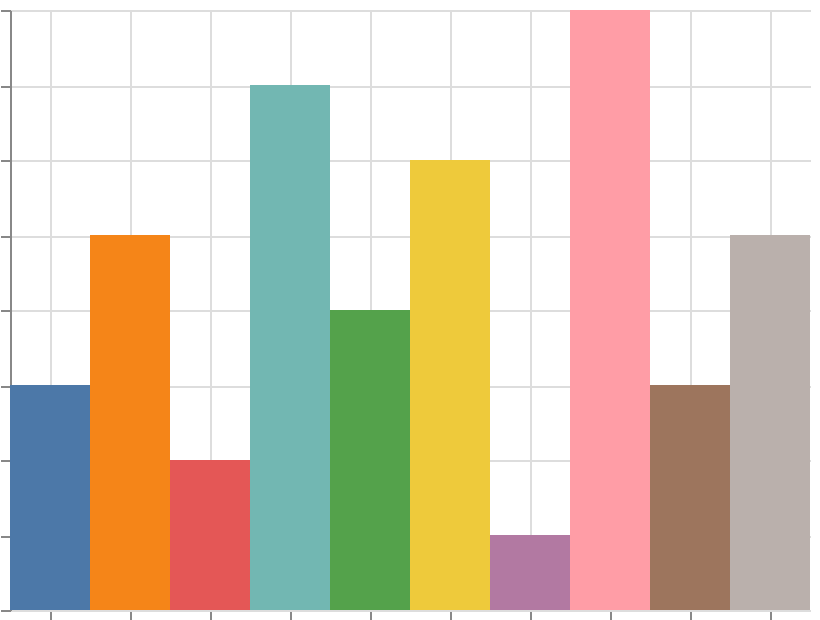

The Vega-Lite source for this figure:
### Vega specification from a JSON file in a GitHub repository (floating-point values rounded to 4 significant figures)
{"$schema": "https://vega.github.io/schema/vega/v6.json", "width": 400, "height": 300, "padding": 5, "autosize": "none", "data": [{"name": "table", "values": [{"cat": "A", "val": 3}, {"cat": "B", "val": 5}, {"cat": "C", "val": 2}, {"cat": "D", "val": 7}, {"cat": "E", "val": 4}, {"cat": "F", "val": 6}, {"cat": "G", "val": 1}, {"cat": "H", "val": 8}, {"cat": "I", "val": 3}, {"cat": "J", "val": 5}]}], "scales": [{"name": "x", "type": "band", "domain": {"data": "table", "field": "cat", "sort": true}, "range": "width"}, {"name": "y", "type": "linear", "domain": {"data": "table", "field": "val"}, "range": [{"signal": "height"}, 0], "zero": true, "nice": true}, {"name": "color", "type": "ordinal", "domain": {"data": "table", "field": "cat", "sort": true}, "scheme": "tableau10"}], "marks": [{"type": "rect", "from": {"data": "table"}, "encode": {"update": {"x": {"scale": "x", "field": "cat"}, "width": {"scale": "x", "band": 1}, "y": {"scale": "y", "field": "val"}, "y2": {"scale": "y", "value": 0}, "fill": {"scale": "color", "field": "cat"}}}}], "axes": [{"scale": "x", "orient": "bottom", "grid": true, "labels": false}, {"scale": "y", "orient": "left", "grid": true, "labels": false}], "legends": [{"fill": "color"}], "description": "legacy spelling: an ordinal scale with the scheme as a top-level property, which the Vega schema does not list; vega reads it all the same"}
